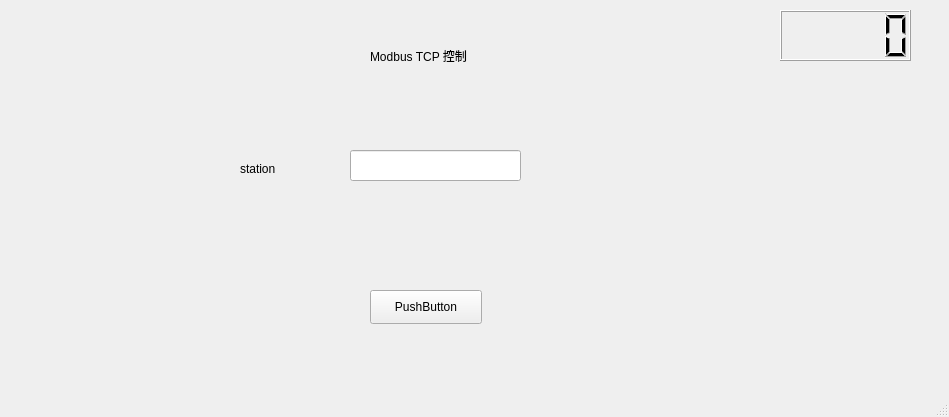
<?xml version="1.0" encoding="UTF-8"?>
<ui version="4.0">
 <class>MainWindow</class>
 <widget class="QMainWindow" name="MainWindow">
  <property name="geometry">
   <rect>
    <x>0</x>
    <y>0</y>
    <width>949</width>
    <height>417</height>
   </rect>
  </property>
  <property name="windowTitle">
   <string>Modbus @smart_manufactory_2019</string>
  </property>
  <widget class="QWidget" name="centralwidget">
   <widget class="QLabel" name="label_title">
    <property name="geometry">
     <rect>
      <x>370</x>
      <y>40</y>
      <width>161</width>
      <height>31</height>
     </rect>
    </property>
    <property name="text">
     <string>Modbus TCP 控制</string>
    </property>
   </widget>
   <widget class="QPushButton" name="button_send">
    <property name="geometry">
     <rect>
      <x>370</x>
      <y>290</y>
      <width>112</width>
      <height>34</height>
     </rect>
    </property>
    <property name="text">
     <string>PushButton</string>
    </property>
   </widget>
   <widget class="QLineEdit" name="line_station">
    <property name="geometry">
     <rect>
      <x>350</x>
      <y>150</y>
      <width>171</width>
      <height>31</height>
     </rect>
    </property>
   </widget>
   <widget class="QLabel" name="label_station">
    <property name="geometry">
     <rect>
      <x>240</x>
      <y>160</y>
      <width>70</width>
      <height>18</height>
     </rect>
    </property>
    <property name="text">
     <string>station</string>
    </property>
   </widget>
   <widget class="QLCDNumber" name="lcd_volt">
    <property name="geometry">
     <rect>
      <x>780</x>
      <y>10</y>
      <width>131</width>
      <height>51</height>
     </rect>
    </property>
   </widget>
  </widget>
  <widget class="QMenuBar" name="menubar">
   <property name="geometry">
    <rect>
     <x>0</x>
     <y>0</y>
     <width>949</width>
     <height>29</height>
    </rect>
   </property>
  </widget>
  <widget class="QStatusBar" name="statusbar"/>
 </widget>
 <resources/>
 <connections/>
</ui>
